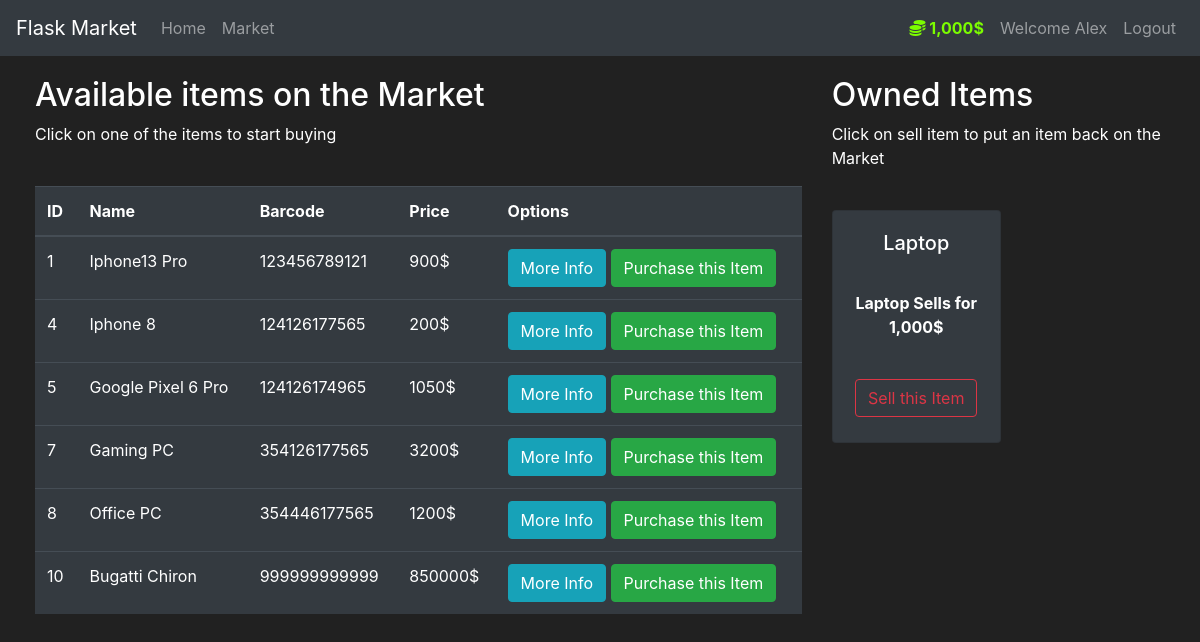
The app's page /market (signed in) with its own data.
### market/models.py (models this page shows, shortened)
class User(db.Model, UserMixin):
    id = db.Column(db.Integer, primary_key=True)
    username = db.Column(db.String(30), nullable=False, unique=True)
    email_address = db.Column(db.String(50), nullable=False, unique=True)
    password_hash = db.Column(db.String(60), nullable=False)
    budget = db.Column(db.Integer(), nullable=False, default=1000)
    items = db.relationship('Item', backref='owned_user', lazy=True)
    @property
    def show_budget(self):
        if len(str(self.budget)) > 3:
            return f"{format(self.budget,',d')}$"
        else:
            return f"{self.budget}$"
    @property
    def password(self):
        return self.password

class Item(db.Model):
    id = db.Column(db.Integer, primary_key=True)
    name = db.Column(db.String(30), nullable=False, unique=True)
    price = db.Column(db.Integer, nullable=False)
    barcode = db.Column(db.String(12), nullable=False, unique=True)
    description = db.Column(db.String(1024), nullable=False, unique=True)
    owner = db.Column(db.Integer(), db.ForeignKey('user.id'))
    @property
    def show_price(self):
        return f"{format(self.price, ',d')}"

### market/routes.py (the view, shortened to what this page needs)
@app.route('/market', methods=['GET', 'POST'])
@login_required
def market_page():
    purchase_form = PurchaseItemForm()
    sell_form = SellItemForm()
    if request.method == "GET":
        items = Item.query.filter_by(owner=None)
        owned_items = Item.query.filter_by(owner=current_user.id)
        return render_template('market.html', items=items, purchase_form=purchase_form, owned_items=owned_items,
                               sell_form=sell_form)

### market/models.py (called while the page is built)
@login_manager.user_loader
def load_user(user_id):
    return User.query.get(int(user_id))

### market/templates/market.html (shortened to what this page needs)
{% extends 'base.html' %}
{% block content %}
<div class="row" style="margin-top:20px; margin-left:20px" xmlns="http://www.w3.org/1999/html">
   <div class="col-8">
       <h2>Available items on the Market</h2>
       <p>Click on one of the items to start buying</p>
       <br>
      <table class="table table-hover table-dark">
         <thead>
            <tr>
               <th scope="col">ID</th>
               <th scope="col">Name</th>
               <th scope="col">Barcode</th>
               <th scope="col">Price</th>
               <th scope="col">Options</th>
            </tr>
         </thead>
         <tbody>
            {% for item in items %}
            <tr>
               <td>{{ item.id }}</td>
               <td>{{ item.name }}</td>
               <td>{{ item.barcode }}</td>
               <td>{{ item.price }}$</td>
               <td>
                  <button class="btn btn-outline btn-info" data-toggle="modal" data-target="#Modal-MoreInfo-{{ item.id }}">More Info</button>
                  <button class="btn btn-outline btn-success" data-toggle="modal" data-target="#Modal-PurchaseConfirm-{{ item.id }}">Purchase this Item</button>
               </td>
            </tr>
            {% endfor %}
         </tbody>
      </table>
   </div>
   <div class="col-4">
        <h2>Owned Items</h2>
        <p>Click on sell item to put an item back on the Market</p>
        <br>
        <div class="row">
           {% for owned_item in owned_items %}
            <div class="col-md-6">
               <div style="margin-bottom: 5px" class="card text-center bg-dark">
                      <div class="card-body">
                         <h5 class="card-title">{{ owned_item.name }}</h5>
                         <br>
                         <p class="card-text"><strong>
                              {{ owned_item.name }} Sells for {{ owned_item.show_price }}$
                          </strong>
                         </p>
                         <br>
                         <button type="button" class="btn btn-outline-danger" style="margin-bottom: 5px"
                                  data-toggle="modal" data-target="#Modal-SellingConfirm-{{ owned_item.id }}">
                              Sell this Item
                         </button>
                      </div>
                  </div>
            </div>
           {% endfor %}
        </div>
   </div>
</div>
{% endblock %}

### market/templates/base.html (shortened to what this page needs)
<!doctype html>
<html lang="en">
   <head>
      <link rel="stylesheet" href="https://cdn.jsdelivr.net/npm/bootstrap@4.5.3/dist/css/bootstrap.min.css">
   </head>
   <body>
      <nav class="navbar navbar-expand-md navbar-dark bg-dark">
          <a class="navbar-brand" href="#">Flask Market</a>
          <div class="collapse navbar-collapse" id="navbarNav">
              <ul class="navbar-nav mr-auto">
                <li class="nav-item ">
                    <a class="nav-link" href="{{ url_for('home_page') }}">Home<span class="sr-only">(current)</span></a>
                </li>
                <li class="nav-item">
                    <a class="nav-link" href="{{ url_for('market_page') }}">Market</a>
                </li>
            </ul>
              {% if current_user.is_authenticated %}
                  <ul class="navbar-nav">
                    <li class="nav-item">
                        <a class="nav-link" style="color: lawngreen; font-weight: bold">
                            <i class="fas fa-coins"></i>
                            {{ current_user.show_budget }}
                        </a>
                    </li>
                    <li class="nav-item">
                        <a class="nav-link">Welcome {{ current_user.username }}</a>
                    </li>
                    <li class="nav-item">
                        <a class="nav-link" href="{{ url_for('logout_page') }}">Logout</a>
                    </li>
                  </ul>
              {% endif %}
          </div>
      </nav>
   {% block content %}
   {% endblock %}
   </body>
</html>

### market/templates/base.html (style rules this page uses)
body { background-color: #212121; color: white }

### records on screen
User: show_budget "1,000$", username "Alex"
Item: id "1", name "Iphone13 Pro", barcode "123456789121", price "900"
Item: id "4", name "Iphone 8", barcode "124126177565", price "200"
Item: id "5", name "Google Pixel 6 Pro", barcode "124126174965", price "1050"
Item: id "7", name "Gaming PC", barcode "354126177565", price "3200"
Item: id "8", name "Office PC", barcode "354446177565", price "1200"
Item: id "10", name "Bugatti Chiron", barcode "999999999999", price "850000"
Item: name "Laptop", show_price "1,000"
